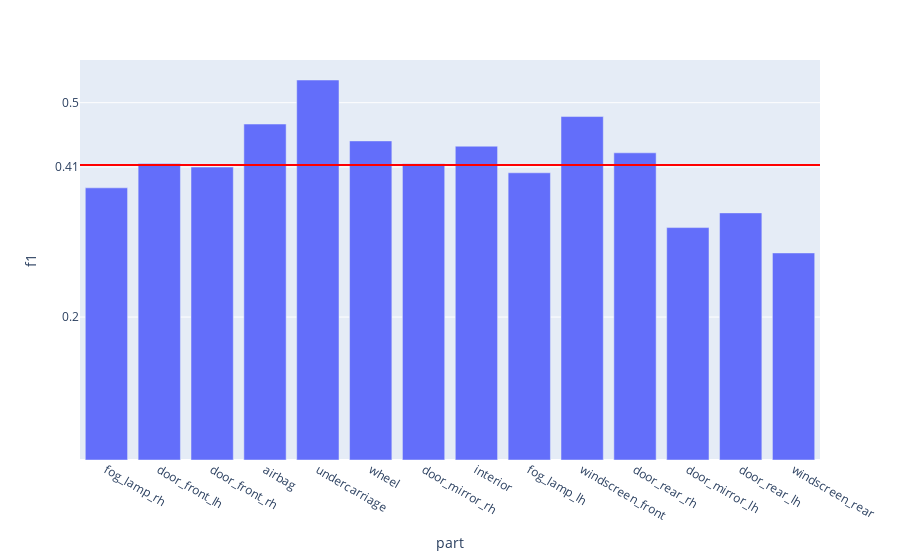

Notebook code cell kept with this figure:
### Code cell
fig = px.bar(evalMetrics, x = 'part', y = 'f1')

fig.add_hline(y=avgF1, line_width=2, line_color="red")

fig.update_layout(
    yaxis = dict(
        tickmode = 'array',
        tickvals = [np.format_float_positional(avgF1, 2), 0.2, 0.5, 0.7],
    )
)
fig

### Figure 1 — Plotly figure (JSON) as saved in the notebook; plotly's stock layout.template omitted (floating-point values rounded to 4 significant figures)
{"data": [{"alignmentgroup": "True", "hovertemplate": "part=%{x}<br>f1=%{y}<extra></extra>", "legendgroup": "", "marker": {"color": "#636efa", "pattern": {"shape": ""}}, "name": "", "offsetgroup": "", "orientation": "v", "showlegend": false, "textposition": "auto", "type": "bar", "x": ["fog_lamp_rh", "door_front_lh", "door_front_rh", "airbag", "undercarriage", "wheel", "door_mirror_rh", "interior", "fog_lamp_lh", "windscreen_front", "door_rear_rh", "door_mirror_lh", "door_rear_lh", "windscreen_rear"], "xaxis": "x", "y": [0.3808, 0.415, 0.4099, 0.4701, 0.5317, 0.4465, 0.4146, 0.4391, 0.4019, 0.4806, 0.4298, 0.3252, 0.3458, 0.2897], "yaxis": "y"}], "layout": {"barmode": "relative", "legend": {"tracegroupgap": 0}, "margin": {"t": 60}, "shapes": [{"line": {"color": "red", "width": 2}, "type": "line", "x0": 0, "x1": 1, "xref": "x domain", "y0": 0.4129, "y1": 0.4129, "yref": "y"}], "xaxis": {"anchor": "y", "domain": [0, 1], "title": {"text": "part"}}, "yaxis": {"anchor": "x", "domain": [0, 1], "tickmode": "array", "tickvals": ["0.41", 0.2, 0.5, 0.7], "title": {"text": "f1"}}}}
